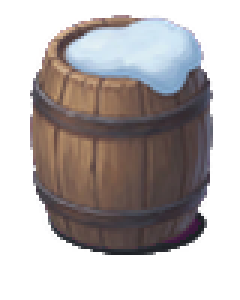
#> input picture assets/barrel.png, 80 x 100 px (shown 3 times larger)
$ python key_magenta.py ../assets/barrel.png out.png
#> lines starting #> are read from the running program, lines starting #| are printed output that depends on the picture
#!/usr/bin/env python3
"""Key out a solid magenta background (and its magenta-tinted drop shadow) from
a JPEG/PNG, then save an RGBA PNG for prep_art.py / crack frames.
  python3 tools/key_magenta.py in.jpg out.png"""
import sys, numpy as np
from PIL import Image
a=np.array(Image.open(sys.argv[1]).convert('RGB')).astype(np.float32)
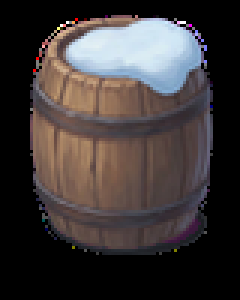
#> a: shape (100, 80, 3) float32 (shown 3 times larger); mean R, G, B 62.6, 56.4, 56.1
r,g,b=a[...,0],a[...,1],a[...,2]
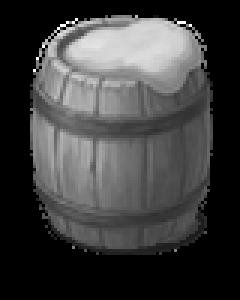
#> r: shape (100, 80) float32 (shown 3 times larger); min 0, max 255, mean 62.6
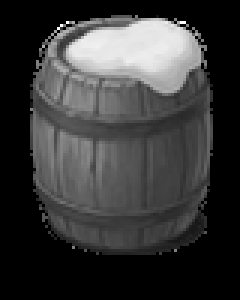
#> g: shape (100, 80) float32 (shown 3 times larger); min 0, max 255, mean 56.4
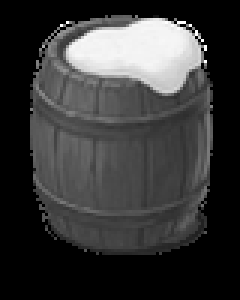
#> b: shape (100, 80) float32 (shown 3 times larger); min 0, max 255, mean 56.1
mag=np.minimum(r,b)-g                       # magenta-ness: bg ~ +250, ice/snow <= ~20
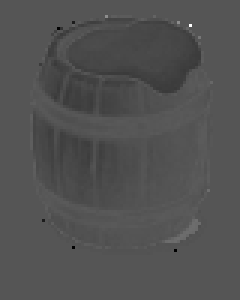
#> mag: shape (100, 80) float32 (shown 3 times larger); min -128, max 255, mean -4.9; drawn with min black and max white
alpha=np.clip(1-(mag-30)/70,0,1)
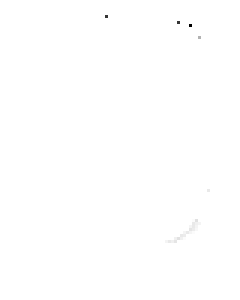
#> alpha: shape (100, 80) float32 (shown 3 times larger); min 0, max 1, mean 0.999
# un-mix the magenta from semi-transparent edge pixels
bg=np.array([255,0,255],np.float32)
al=alpha[...,None]
rgb=np.where(al>0.02,(a-(1-al)*bg)/np.maximum(al,0.02),0)
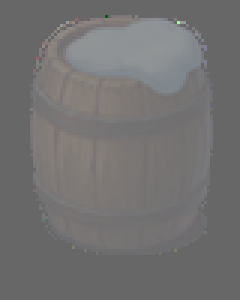
#> rgb: shape (100, 80, 3) float32 (shown 3 times larger); mean R, G, B 62.4, 56.5, 56; drawn with min black and max white
out=np.dstack([np.clip(rgb,0,255),alpha*255]).astype(np.uint8)
Image.fromarray(out,'RGBA').save(sys.argv[2])

$ run again, on assets/birch_2.png
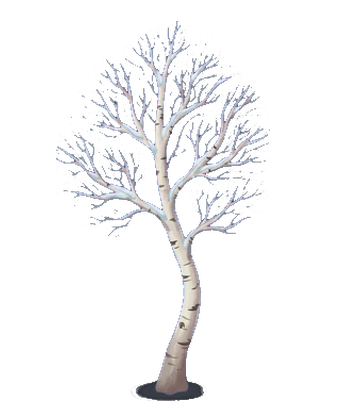
#> input picture assets/birch_2.png, 340 x 420 px
#> `r,g,b=a[...,0],a[...,1],a[...,2]`:
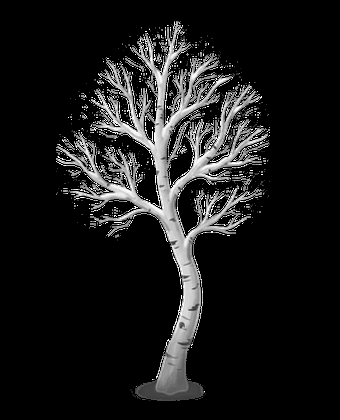
#> b: shape (420, 340) float32; min 0, max 255, mean 26.1
#> `rgb=np.where(al>0.02,(a-(1-al)*bg)/np.maximum(al,0.02),0)`:
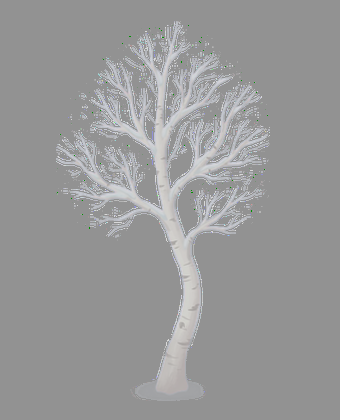
#> rgb: shape (420, 340, 3) float32; mean of channels 0, 1, 2 23.3, 24, 25.7; drawn with min black and max white

$ run again, on assets/birch_3.png
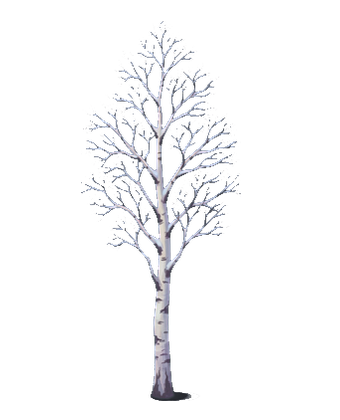
#> input picture assets/birch_3.png, 340 x 420 px
#> `r,g,b=a[...,0],a[...,1],a[...,2]`:
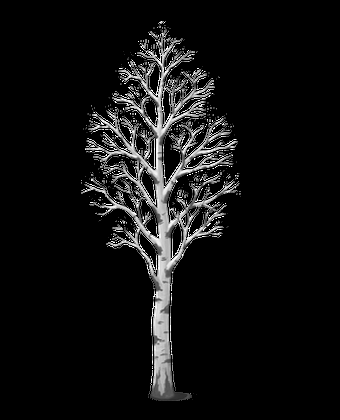
#> b: shape (420, 340) float32; min 0, max 255, mean 17.4
#> `rgb=np.where(al>0.02,(a-(1-al)*bg)/np.maximum(al,0.02),0)`:
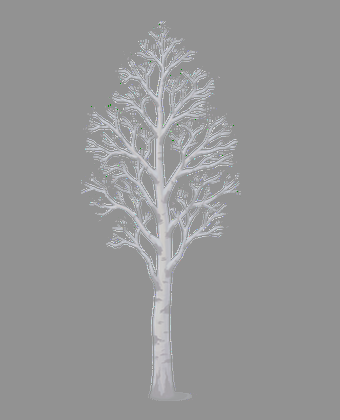
#> rgb: shape (420, 340, 3) float32; mean of channels 0, 1, 2 14.7, 15.4, 17.2; drawn with min black and max white

$ run again, on assets/bush_1.png
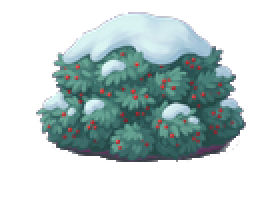
#> input picture assets/bush_1.png, 140 x 100 px (shown 2 times larger)
#> `mag=np.minimum(r,b)-g`:
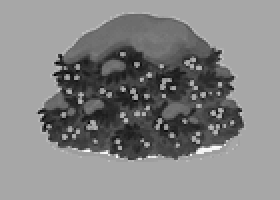
#> mag: shape (100, 140) float32 (shown 2 times larger); min -76, max 40, mean -15.5; drawn with min black and max white
